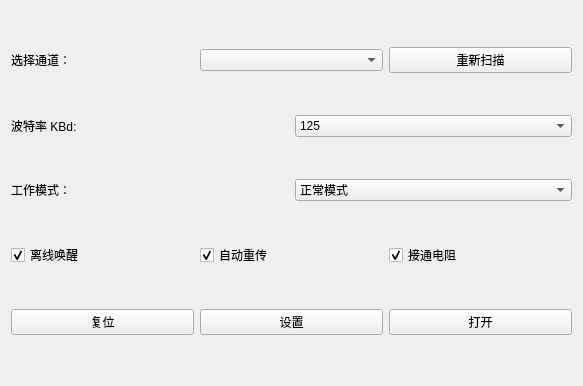
<?xml version="1.0" encoding="UTF-8"?>
<ui version="4.0">
 <class>DeviceMgrForm</class>
 <widget class="QWidget" name="DeviceMgrForm">
  <property name="geometry">
   <rect>
    <x>0</x>
    <y>0</y>
    <width>583</width>
    <height>386</height>
   </rect>
  </property>
  <property name="windowTitle">
   <string>打开设备</string>
  </property>
  <layout class="QVBoxLayout" name="verticalLayout">
   <item>
    <layout class="QHBoxLayout" name="horizontalLayout">
     <item>
      <widget class="QLabel" name="label_3">
       <property name="text">
        <string>选择通道：</string>
       </property>
       <property name="buddy">
        <cstring>ww_comboBox_channel</cstring>
       </property>
      </widget>
     </item>
     <item>
      <widget class="QComboBox" name="ww_comboBox_channel"/>
     </item>
     <item>
      <widget class="QPushButton" name="ww_pushButton_scan">
       <property name="text">
        <string>重新扫描</string>
       </property>
      </widget>
     </item>
    </layout>
   </item>
   <item>
    <layout class="QHBoxLayout" name="horizontalLayout_2">
     <item>
      <widget class="QLabel" name="label">
       <property name="text">
        <string>波特率 KBd:</string>
       </property>
       <property name="buddy">
        <cstring>ww_comboBox_baudrate</cstring>
       </property>
      </widget>
     </item>
     <item>
      <widget class="QComboBox" name="ww_comboBox_baudrate">
       <property name="currentIndex">
        <number>10</number>
       </property>
       <item>
        <property name="text">
         <string>1000</string>
        </property>
       </item>
       <item>
        <property name="text">
         <string>900</string>
        </property>
       </item>
       <item>
        <property name="text">
         <string>800</string>
        </property>
       </item>
       <item>
        <property name="text">
         <string>666</string>
        </property>
       </item>
       <item>
        <property name="text">
         <string>600</string>
        </property>
       </item>
       <item>
        <property name="text">
         <string>500</string>
        </property>
       </item>
       <item>
        <property name="text">
         <string>400</string>
        </property>
       </item>
       <item>
        <property name="text">
         <string>300</string>
        </property>
       </item>
       <item>
        <property name="text">
         <string>250</string>
        </property>
       </item>
       <item>
        <property name="text">
         <string>200</string>
        </property>
       </item>
       <item>
        <property name="text">
         <string>125</string>
        </property>
       </item>
       <item>
        <property name="text">
         <string>100</string>
        </property>
       </item>
       <item>
        <property name="text">
         <string>80</string>
        </property>
       </item>
       <item>
        <property name="text">
         <string>50</string>
        </property>
       </item>
       <item>
        <property name="text">
         <string>40</string>
        </property>
       </item>
       <item>
        <property name="text">
         <string>20</string>
        </property>
       </item>
       <item>
        <property name="text">
         <string>10</string>
        </property>
       </item>
       <item>
        <property name="text">
         <string>5</string>
        </property>
       </item>
      </widget>
     </item>
    </layout>
   </item>
   <item>
    <layout class="QHBoxLayout" name="horizontalLayout_3">
     <item>
      <widget class="QLabel" name="label_2">
       <property name="text">
        <string>工作模式：</string>
       </property>
       <property name="buddy">
        <cstring>ww_comboBox_workmodel</cstring>
       </property>
      </widget>
     </item>
     <item>
      <widget class="QComboBox" name="ww_comboBox_workmodel">
       <item>
        <property name="text">
         <string>正常模式</string>
        </property>
       </item>
       <item>
        <property name="text">
         <string>回环模式</string>
        </property>
       </item>
       <item>
        <property name="text">
         <string>静默模式</string>
        </property>
       </item>
       <item>
        <property name="text">
         <string>静默回环模式</string>
        </property>
       </item>
      </widget>
     </item>
    </layout>
   </item>
   <item>
    <layout class="QHBoxLayout" name="horizontalLayout_4">
     <item>
      <widget class="QCheckBox" name="ww_checkBox_offlinewakeup">
       <property name="text">
        <string>离线唤醒</string>
       </property>
       <property name="checked">
        <bool>true</bool>
       </property>
      </widget>
     </item>
     <item>
      <widget class="QCheckBox" name="ww_checkBox_autoresand">
       <property name="text">
        <string>自动重传</string>
       </property>
       <property name="checked">
        <bool>true</bool>
       </property>
      </widget>
     </item>
     <item>
      <widget class="QCheckBox" name="ww_checkBox_onresistance">
       <property name="text">
        <string>接通电阻</string>
       </property>
       <property name="checked">
        <bool>true</bool>
       </property>
      </widget>
     </item>
    </layout>
   </item>
   <item>
    <layout class="QHBoxLayout" name="horizontalLayout_5">
     <item>
      <widget class="QPushButton" name="ww_pushButton_reset">
       <property name="text">
        <string>复位</string>
       </property>
      </widget>
     </item>
     <item>
      <widget class="QPushButton" name="ww_pushButton_set">
       <property name="text">
        <string>设置</string>
       </property>
      </widget>
     </item>
     <item>
      <widget class="QPushButton" name="ww_pushButton_open">
       <property name="text">
        <string>打开</string>
       </property>
      </widget>
     </item>
    </layout>
   </item>
  </layout>
 </widget>
 <resources/>
 <connections/>
</ui>
